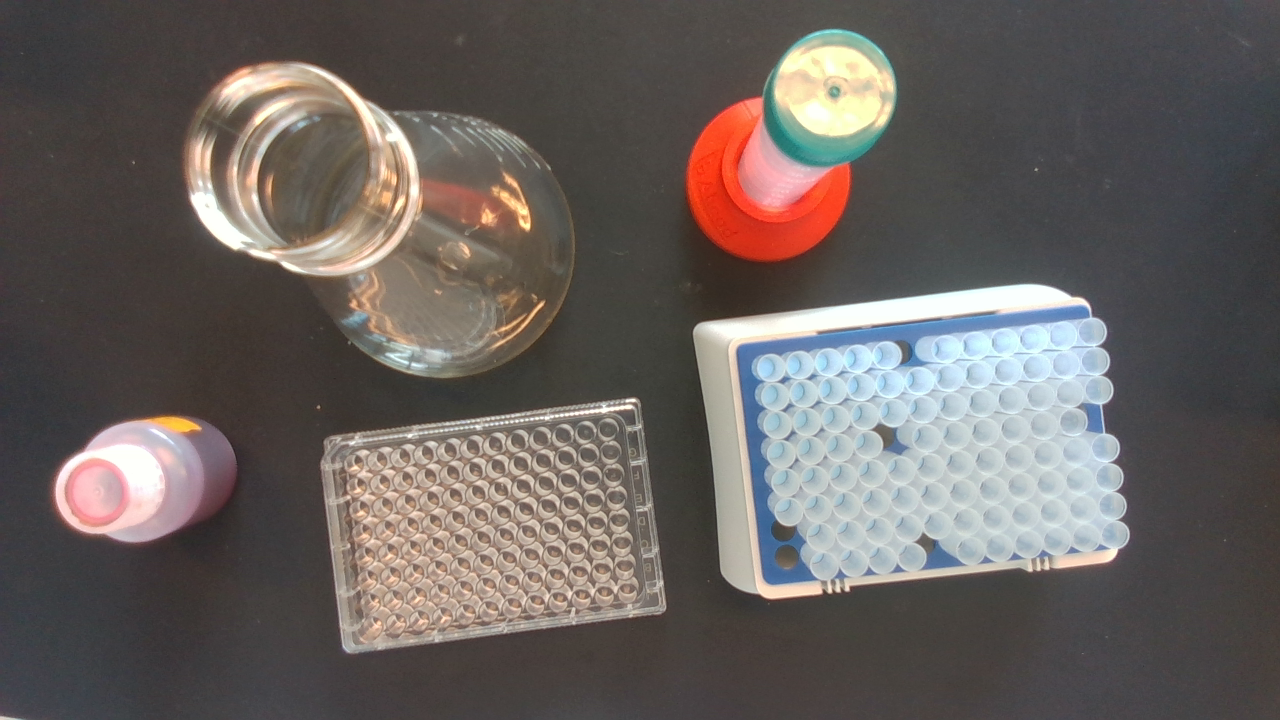
#> input picture MTP/lab.png, 1280 x 720 px
$ python 12_Histogram.py
#> lines starting #> are read from the running program, lines starting #| are printed output that depends on the picture; after the words box and inside, x2 and y2 are one past the last pixel; in counts of white or black regions, pixels touching at a corner belong together
import cv2 as cv
import numpy as np
import matplotlib.pyplot as plt

img = cv.imread('MTP/lab.png')
#> img is the input picture: shape (720, 1280, 3); mean B, G, R 94.6, 97.6, 104.3
cv.imshow('img',img)

gray = cv.cvtColor(img, cv.COLOR_BGR2GRAY)
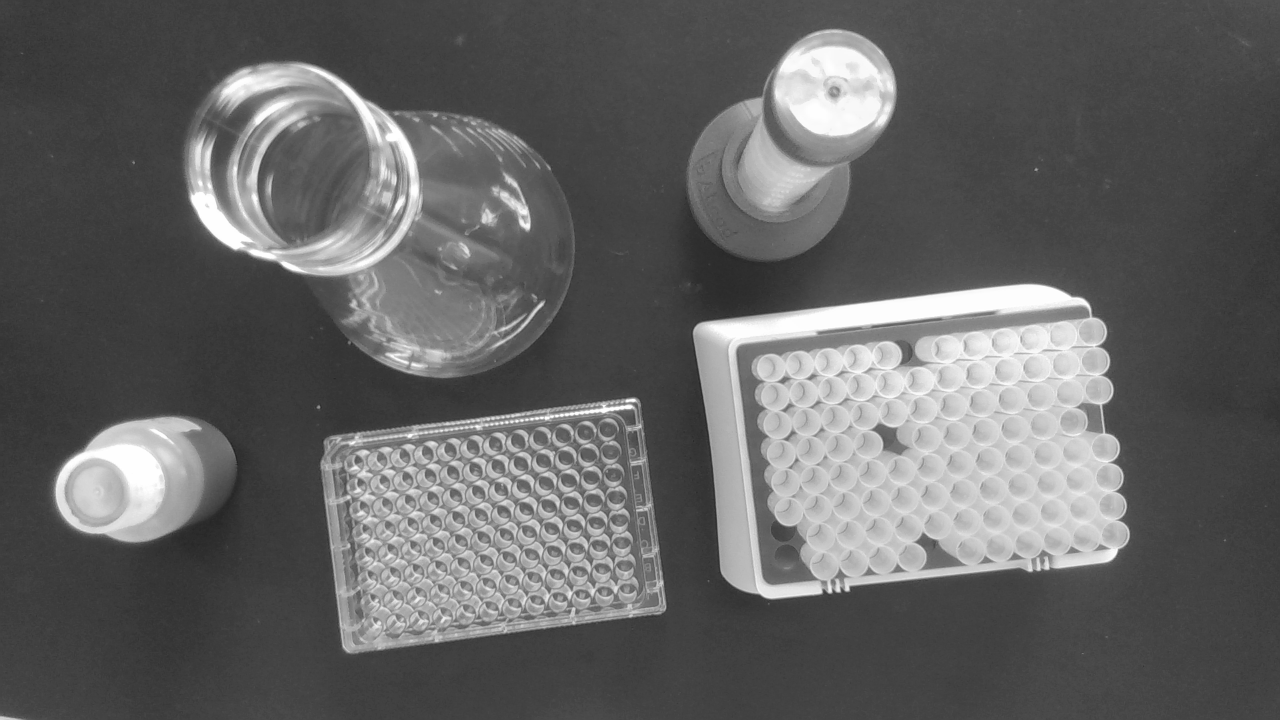
#> gray: shape (720, 1280); min 34, max 255, mean 99.2
cv.imshow('gray',gray)

blank = np.zeros(img.shape[:2], dtype='uint8')
mask = cv.circle(blank, (img.shape[1]//2, img.shape[0]//2), 50, 255, -1)
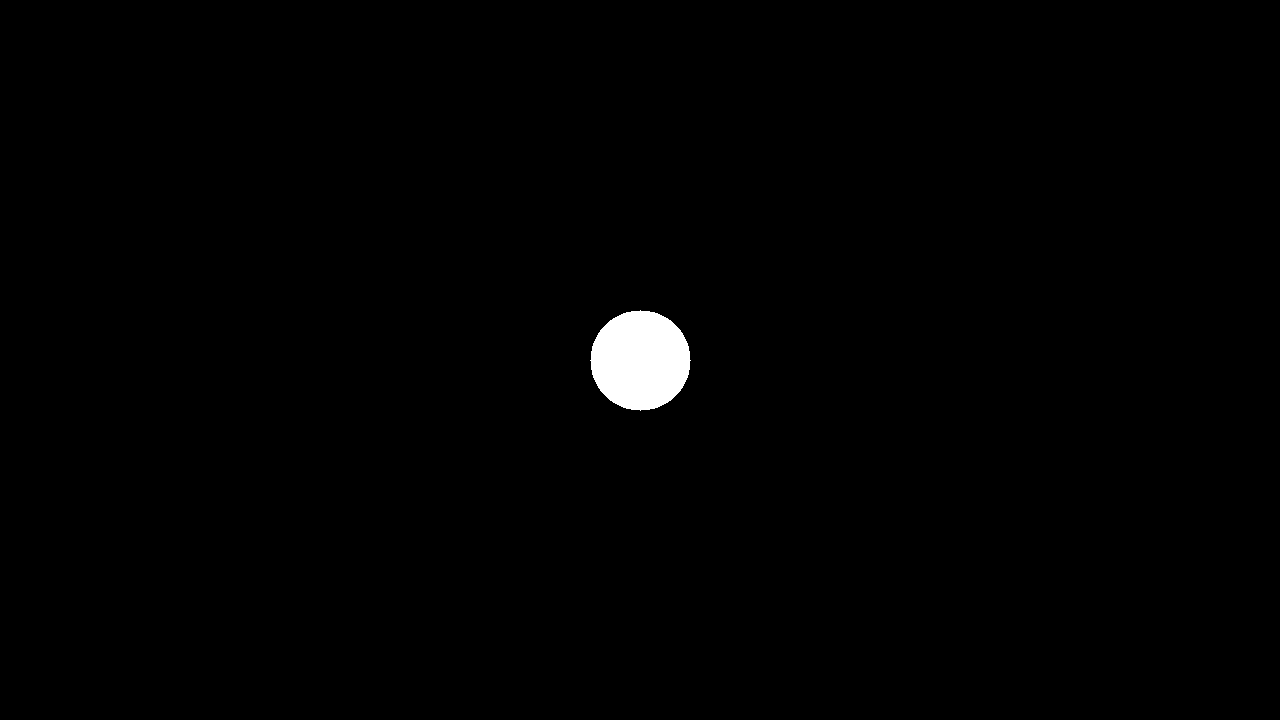
#> blank: shape (720, 1280); 0.85% white; 1 white region, box (x1, y1, x2, y2) and area: (590, 310, 691, 411) 7845

gray_masked = cv.bitwise_and(gray,gray, mask=mask)
cv.imshow('gray masked',gray_masked)

col_masked = cv.bitwise_and(img,img, mask=mask)
cv.imshow('col masked',col_masked)

plt.figure()
plt.xlabel('Bins')
plt.ylabel('Pixel')
plt.xlim([0,256])

# Gray Histogramm
gray_hist = cv.calcHist([gray],[0],mask,[256], [0,256])
#> gray_hist = 256 values, max 1507 at index 65, min 0 at index 0, mean 30.64

plt.title('Grayscale Histogram')
plt.plot(gray_hist)
plt.show()
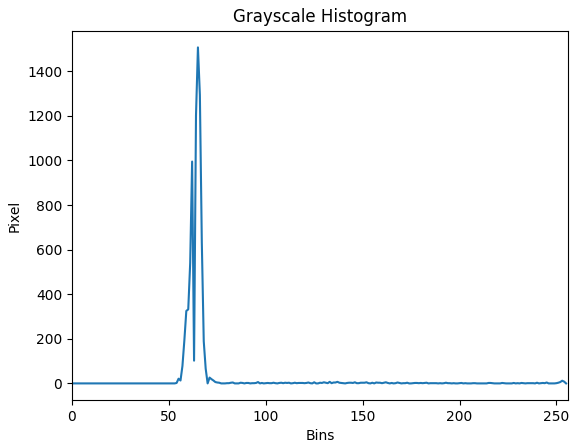
#> figure drawn by matplotlib, 1 panel; curve peaks at x = 65, y = 1507

# Color Histogram
colors = ('b', 'g', 'r')
for i,col in enumerate(colors):
    hist = cv.calcHist([img], [i], mask, [256], [0,256])
    plt.plot(hist, color = col)
    plt.xlim([0,256])

plt.title('Color Histogram')
plt.show()
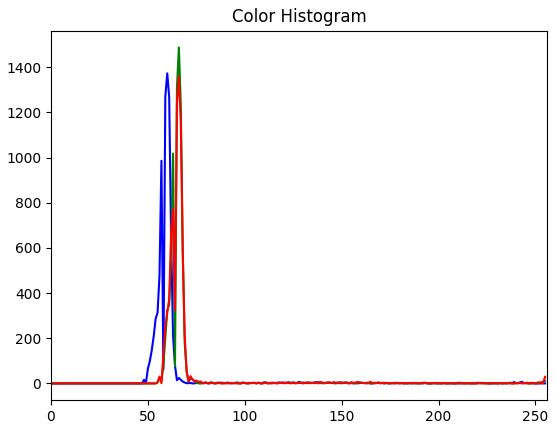
#> figure drawn by matplotlib, 1 panel; curve peaks at x = 60, y = 1373; curve peaks at x = 66, y = 1488; curve peaks at x = 66, y = 1359

cv.waitKey(0)
cv.destroyAllWindows()

$ run again, with MTP/MTP_weiss.png copied over MTP/lab.png
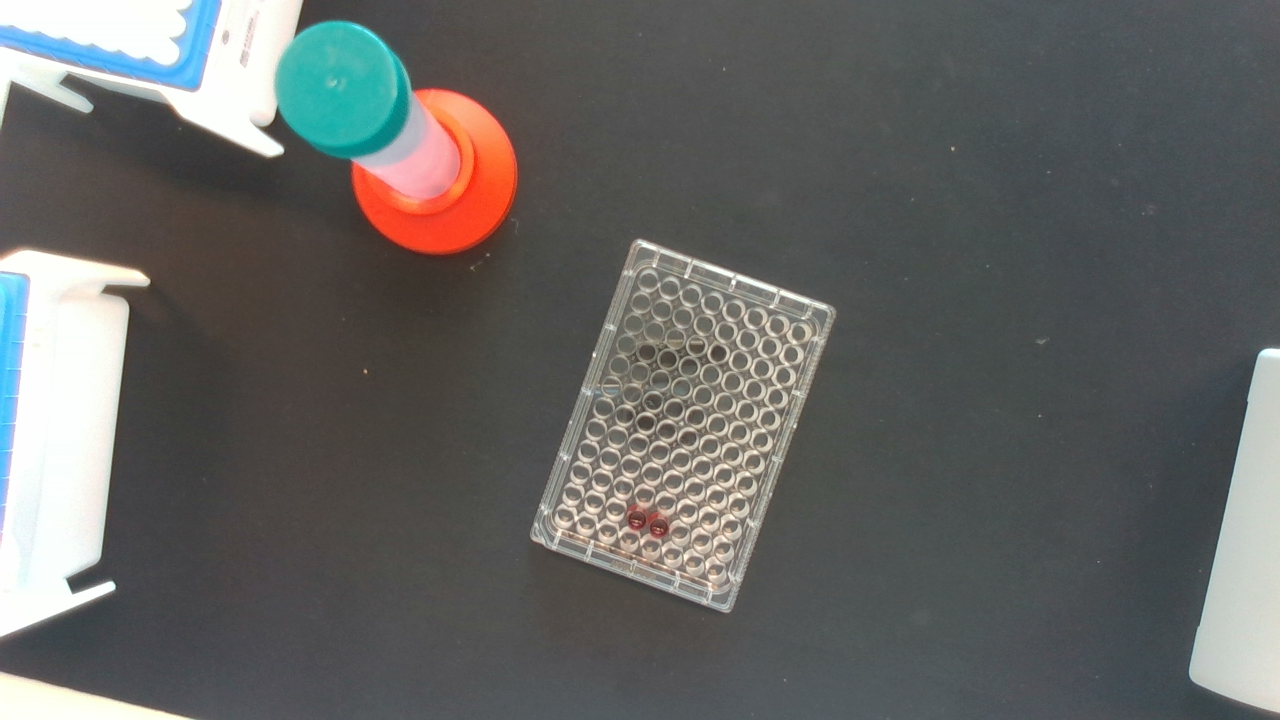
#> input picture MTP/MTP_weiss.png, 1280 x 720 px
#> img is the input picture: shape (720, 1280, 3); mean B, G, R 99.3, 100.9, 100.1
#> `gray = cv.cvtColor(img, cv.COLOR_BGR2GRAY)`:
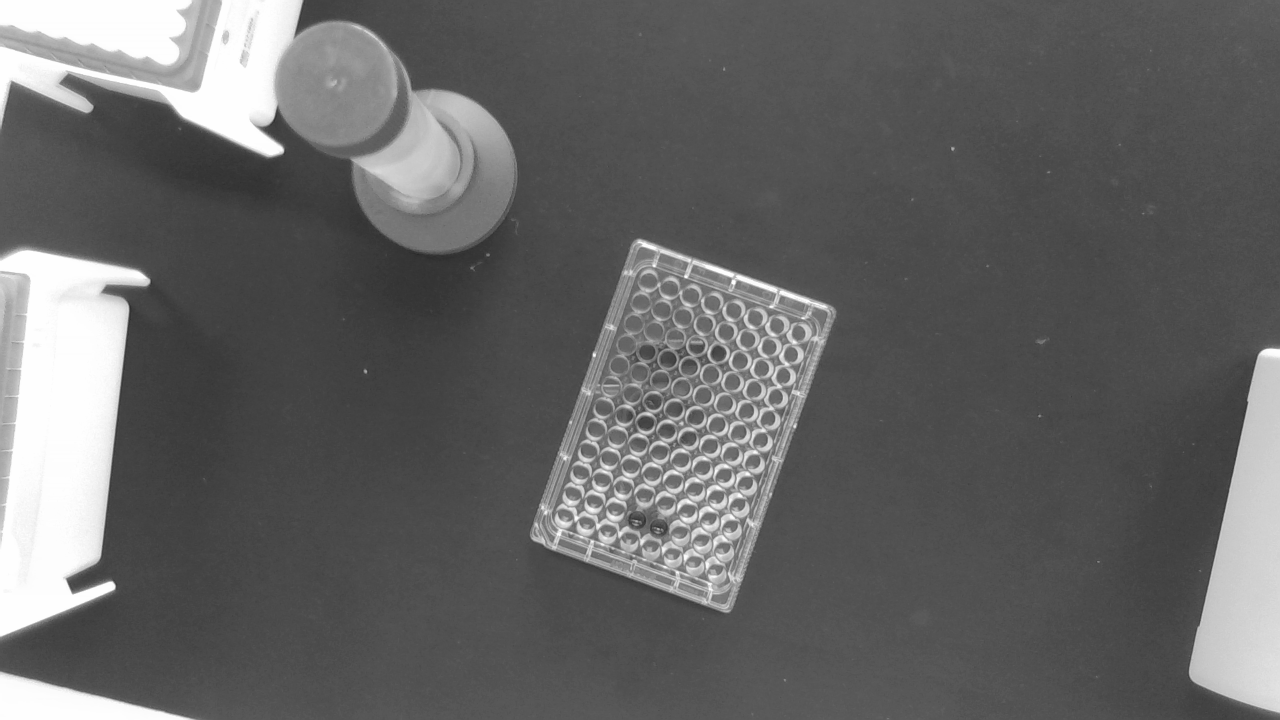
#> gray: shape (720, 1280); min 40, max 255, mean 100.4
#> blank: shape (720, 1280); 0.85% white; 1 white region, box (x1, y1, x2, y2) and area: (590, 310, 691, 411) 7845
#> gray_hist = 256 values, max 259 at index 104, min 0 at index 0, mean 30.64
#> `plt.show()`:
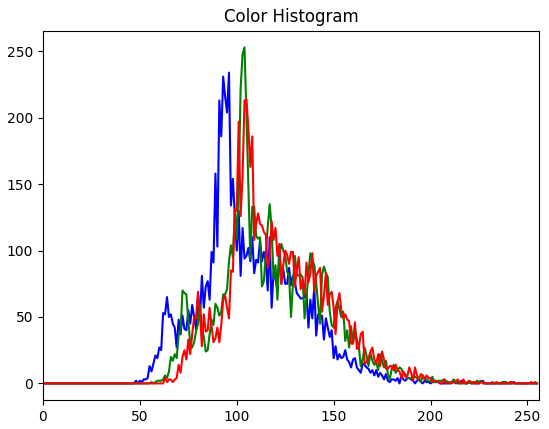
#> figure drawn by matplotlib, 1 panel; curve peaks at x = 96, y = 234; curve peaks at x = 104, y = 253; curve peaks at x = 105, y = 214
